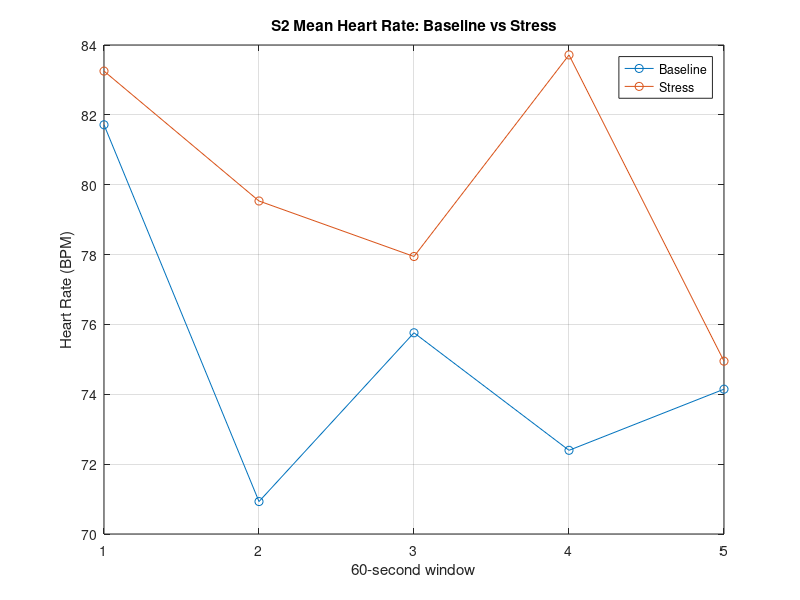
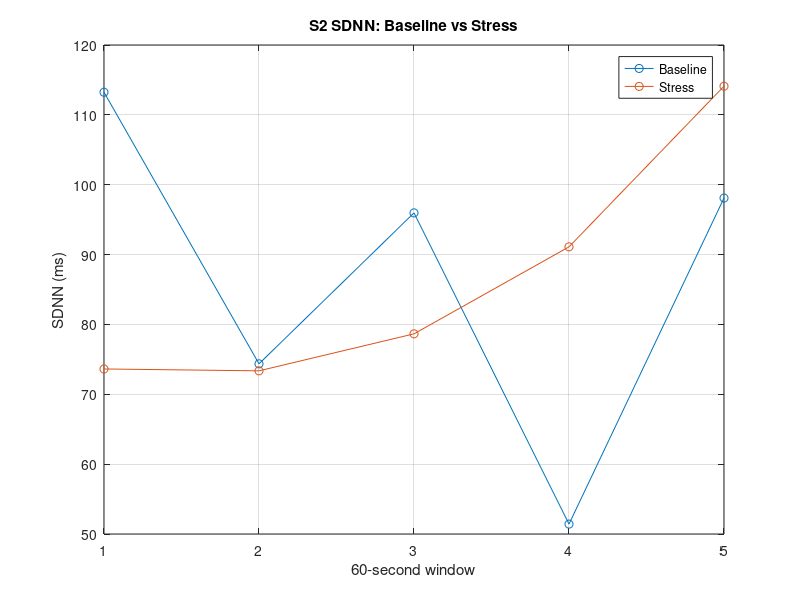
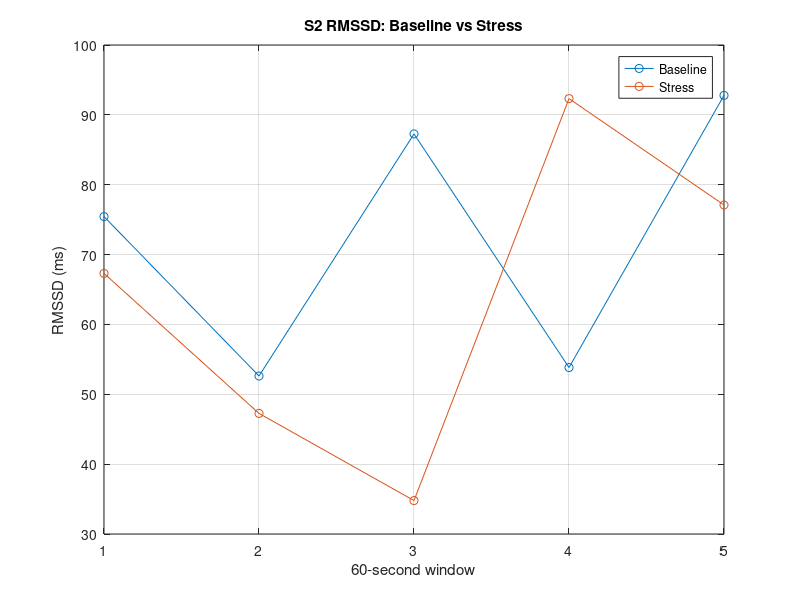
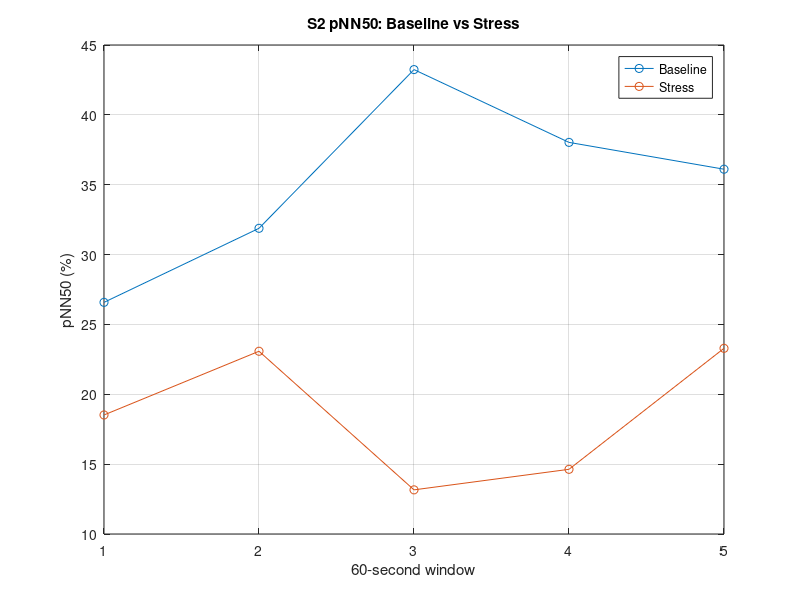

Source code (MATLAB) for these figures, in order:
clear;
clc;
close all;

%% Data from SEVEN_extract_hrv

baseline_HR = [81.716 70.929 75.761 72.396 74.146];
stress_HR   = [83.253 79.534 77.945 83.716 74.948];

baseline_SDNN = [0.11324 0.074361 0.095967 0.051419 0.098092];
stress_SDNN   = [0.073625 0.073358 0.078651 0.091105 0.1141];

baseline_RMSSD = [0.07544 0.052618 0.08727 0.05383 0.092787];
stress_RMSSD   = [0.067307 0.047263 0.034785 0.092325 0.077099];

baseline_pNN50 = [26.58 31.88 43.24 38.03 36.11];
stress_pNN50   = [18.52 23.08 13.16 14.63 23.29];

window = 1:5;

%% Plot Mean HR

figure;

plot(window, baseline_HR, 'o-');
hold on;
plot(window, stress_HR, 'o-');

xlabel('60-second window');
ylabel('Heart Rate (BPM)');
title('S2 Mean Heart Rate: Baseline vs Stress');

legend('Baseline','Stress');

grid on;

%% Plot SDNN

figure;

plot(window, baseline_SDNN*1000, 'o-');
hold on;
plot(window, stress_SDNN*1000, 'o-');

xlabel('60-second window');
ylabel('SDNN (ms)');
title('S2 SDNN: Baseline vs Stress');

legend('Baseline','Stress');

grid on;

%% Plot RMSSD

figure;

plot(window, baseline_RMSSD*1000, 'o-');
hold on;
plot(window, stress_RMSSD*1000, 'o-');

xlabel('60-second window');
ylabel('RMSSD (ms)');
title('S2 RMSSD: Baseline vs Stress');

legend('Baseline','Stress');

grid on;

%% Plot pNN50

figure;

plot(window, baseline_pNN50, 'o-');
hold on;
plot(window, stress_pNN50, 'o-');

xlabel('60-second window');
ylabel('pNN50 (%)');
title('S2 pNN50: Baseline vs Stress');

legend('Baseline','Stress');

grid on;
